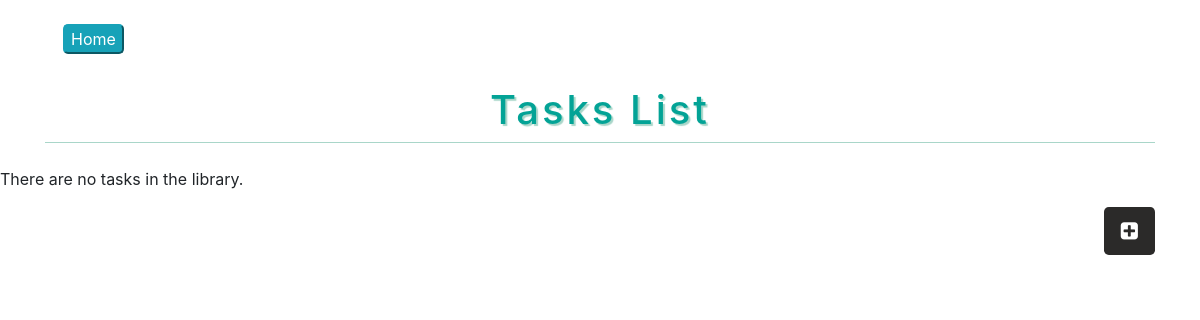
The app's page /todo/task/, older data.
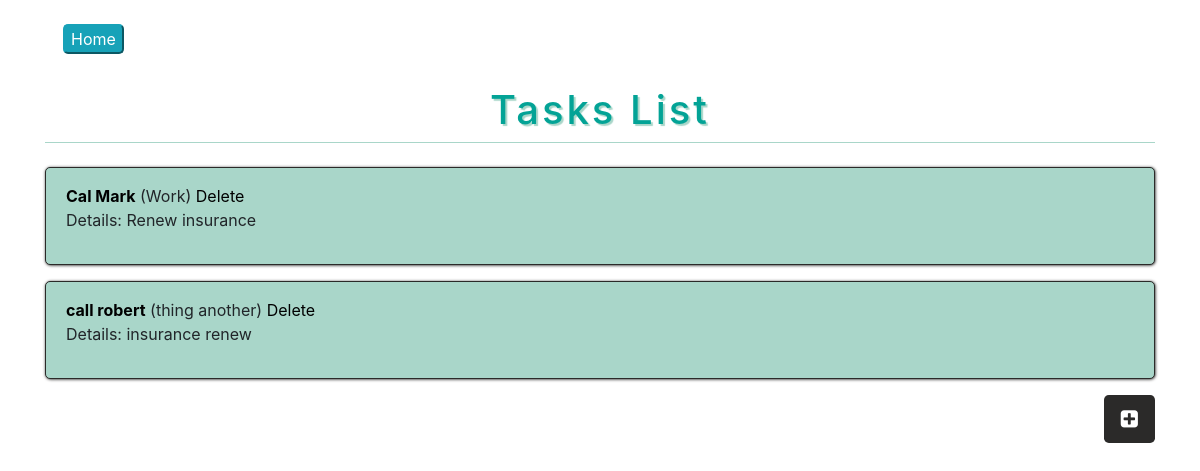
The same page, newer data.
### todo/models.py (models this page shows, shortened)
class Task(models.Model):
    name = models.CharField(
            max_length=200,
            validators=[MinLengthValidator(2, "Task must be greater than 1 character")]
    )
    description = models.CharField(max_length=300)
    thing = models.ForeignKey('Thing', on_delete=models.CASCADE, null=False)

class Thing(models.Model):
    name = models.CharField(
            max_length=200,
            help_text='Enter a category (e.g. School)',
            validators=[MinLengthValidator(2, "Thing must be greater than 1 character")]
    )
    def __str__(self):
        return self.name

### todo/views.py (the view)
# urls.py: path('task/', views.TaskView.as_view(), name='task_list'),
class TaskView(View):
    def get(self, request):
        task_list = Task.objects.all()
        ctx = {'task_list': task_list}
        return render(request, 'todo/task_list.html', ctx)

### todo/templates/todo/task_list.html (shortened to what this page needs)
{% extends "base_main.html" %}
{% block content %}
<div class="container ml-5 pt-4">
  <input type="submit" class="btn-info" onclick="window.location='{% url 'todo:all' %}'; return false;" value="Home">
</div>
<div class="container my-4 text-center detail-title">
  <h3>Tasks List</h3>
</div>
{% if task_list %}
{% for task in task_list %}
<div class="container mt-3">
  <div class="card mb-3 my-card-2">
    <div class="card-body py-3">
      <a href="{% url 'todo:task_update' task.id %}">
        <b>{{ task.name }}</b>
      </a>
      ({{ task.thing }})
      <a href="{% url 'todo:task_delete' task.id %}">Delete</a>
      <br />
      Details: {{ task.description }}
    </div>
  </div>
</div>
{% endfor %}
{% else %}
<p>There are no tasks in the library.</p>
{% endif %}
<div class="container h-25">
  <a href="{% url 'todo:task_create' %}">
    <button class="btn btn-lg float-right"><i class="fa fa-plus-square"></i></button>
  </a>
</div>
<div class="container p-5"></div>
{% endblock %}

Row changes from the older to the newer data that the page shows:
added Task: name "Cal Mark", thing "Work", description "Renew insurance"
added Task: name "call robert", thing "thing another", description "insurance renew"
Text that changed along with them:
text no longer shown: "There are no tasks in the library."
